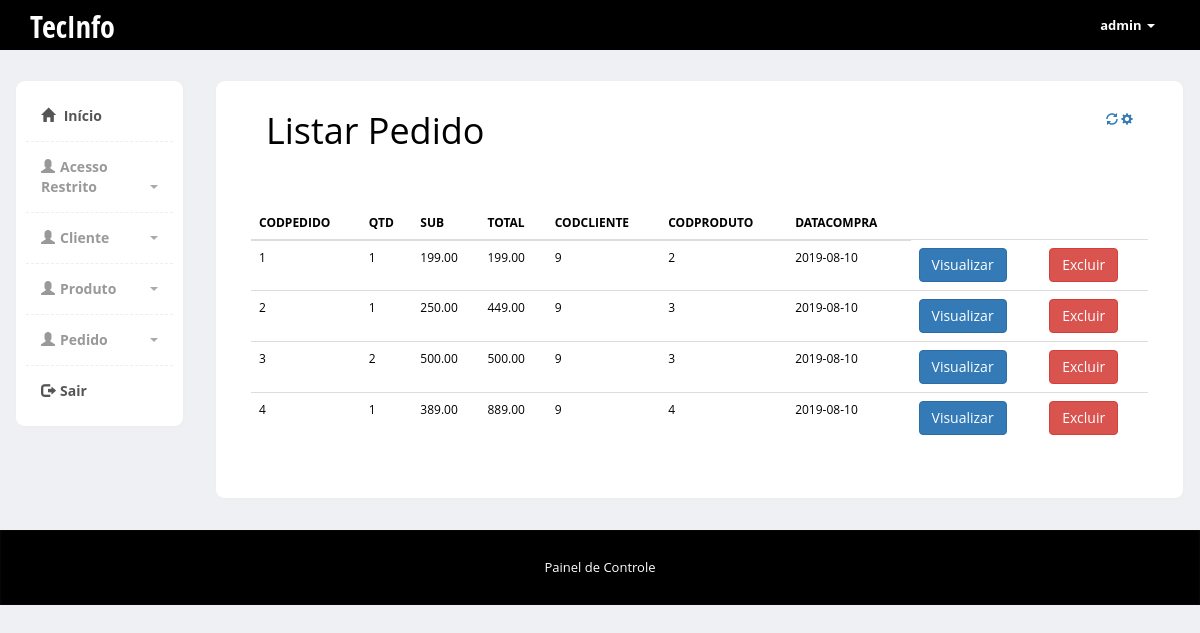
/admin/pedido-lista.php (signed in), run on the app's committed database.
### tables this page shows
CREATE TABLE `pedido` (
  `codpedido` int(11) NOT NULL,
  `qtd` int(11) NOT NULL,
  `sub` float(10,2) NOT NULL,
  `total` float(10,2) NOT NULL,
  `codcliente` int(11) NOT NULL,
  `codproduto` int(11) NOT NULL,
  `datacompra` date NOT NULL
);

### admin/Pedido.class.php (called while the page is built, shortened)
<?php
class Pedido{
    public function lista(){
        $pdo = Conexao::conexao();
        $sql  = "SELECT * FROM pedido;";
        $consulta = $pdo->query($sql);
        $dados = null;
        while ($linha = $consulta->fetch(PDO::FETCH_ASSOC)){
            $dados[] = array(
            "codpedido" => $linha['codpedido'],
            "qtd" => $linha['qtd'],
            "sub" => $linha['sub'],
            "total" => $linha['total'],
            "codcliente" => $linha['codcliente'],
            "codproduto" => $linha['codproduto'],
            "datacompra" => $linha['datacompra'],
            );
        }
        return $dados;
    }
}

### admin/pedido-lista.php (the view, shortened to what this page needs)
<?php
    require "Pedido.class.php";
    $pedido = new Pedido ();
    $dados = $pedido->lista();
?>
<?php include "includes/header.php" ?>
<div class="col-md-10">
		  	<div class="row">
		<div class="col-md-12">
		  			<div class="content-box-large">
		  				<div class="panel-heading">
							<div class="panel-title">
				  <h1>Listar Pedido</h1>
			</div>
			<div class="panel-options">
								<a href="#" data-rel="collapse"><i class="glyphicon glyphicon-refresh"></i></a>
								<a href="#" data-rel="reload"><i class="glyphicon glyphicon-cog"></i></a>
							</div>
						</div>
		  	<div class="panel-body">
     <?php if($dados==null){ ?>
            <p>Nenhum pedido cadastrado</p>
        <?php } else{ ?>
        <table class="lista-dados">
		   <div class="col-md-10">
		  	<div class="row">
  				<div class="col-md-6">
		  				<div class="panel-body">
		  					<table class="table">
				              <thead>
				                <tr>
				                  <th>CODPEDIDO</th>
				                  <th>QTD</th>
				                  <th>SUB</th>
				                  <th>TOTAL</th>
									<th>CODCLIENTE</th>
				                  <th>CODPRODUTO</th>
								  <th>DATACOMPRA</th>
				                </tr>
				              </thead>
	<?php
								 foreach($dados as $dado => $coluna){
												echo "<tr>";
												echo "<td>".$coluna['codpedido']."</td>";
												echo "<td>".$coluna['qtd']."</td>";
												echo "<td>".$coluna['sub']."</td>";
												echo "<td>".$coluna['total']."</td>";
												echo "<td>".$coluna['codcliente']."</td>";
												echo "<td>".$coluna['codproduto']."</td>";
												echo "<td>".$coluna['datacompra']."</td>";
												echo '<td>  <a href="visualizar-pedido.php?codpedido='.$coluna['codpedido'].  "&qtd=" . $coluna['qtd'] . "&sub=" . $coluna['sub'] . "&total=" . $coluna['total'] . "&codcliente=" . $coluna['codcliente']."&codproduto=" . $coluna['codproduto'] .  "&datacompra=" . $coluna['datacompra'].'"><input type="submit" class="btn btn-primary"  value="Visualizar"/>
												</td>
												<td>
												 <a href="pedido-excluir.php?codpedido='.$coluna['codpedido'].'"> <input type="submit" class="btn btn-danger"  value="Excluir"/></a></td>
												 </td>';
												echo "</tr>";
											}
								?>
								   <?php } ?>
				            </table>
		  				</div>
		  			</div>
  				</div>
  			</div>
	</div>
		  		</div>
		  	</div>
		  </div>
		</div>
    </div>
  <?php include "includes/footer.php" ?>

### admin/css/styles.css (style rules this page uses)
body { font-family: 'Open Sans', sans-serif; position: relative; margin: 0px; font-size: 12px; padding: 0px; background-color:#FFFFFF; color:#000000; }
.content-box, .content-box-large { margin-bottom:30px; background:#fff; border-radius:10px; padding:10px; border-left:1px solid #eee; border-top:1px solid #eee; border-right:2px solid #eee; border-bottom:2px solid #eee; }
.content-box-large { padding: 20px; }
body { background-color: #eff0f3; }
.panel-heading>.panel-title, .content-box-header .panel-title { float: left; padding: 10px 15px; padding-top: 0px; }
.panel-heading>.panel-title>*, .content-box-header .panel-title>* { margin: 0; }
.panel-heading>.panel-options, .content-box-header .panel-options { float: right; padding-right: 15px; }
.panel-heading>.panel-options>a, .content-box-header .panel-options>a { margin-top: 10px; }
.panel-body { clear:both; }

### data on the page
pedido: codpedido "1", qtd "1", sub "199.00", total "199.00", codcliente "9", codproduto "2", datacompra "2019-08-10"
pedido: codpedido "2", qtd "1", sub "250.00", total "449.00", codcliente "9", codproduto "3", datacompra "2019-08-10"
pedido: codpedido "3", qtd "2", sub "500.00", total "500.00", codcliente "9", codproduto "3", datacompra "2019-08-10"
pedido: codpedido "4", qtd "1", sub "389.00", total "889.00", codcliente "9", codproduto "4", datacompra "2019-08-10"

### other printed values
$_SESSION['login'] "admin"
